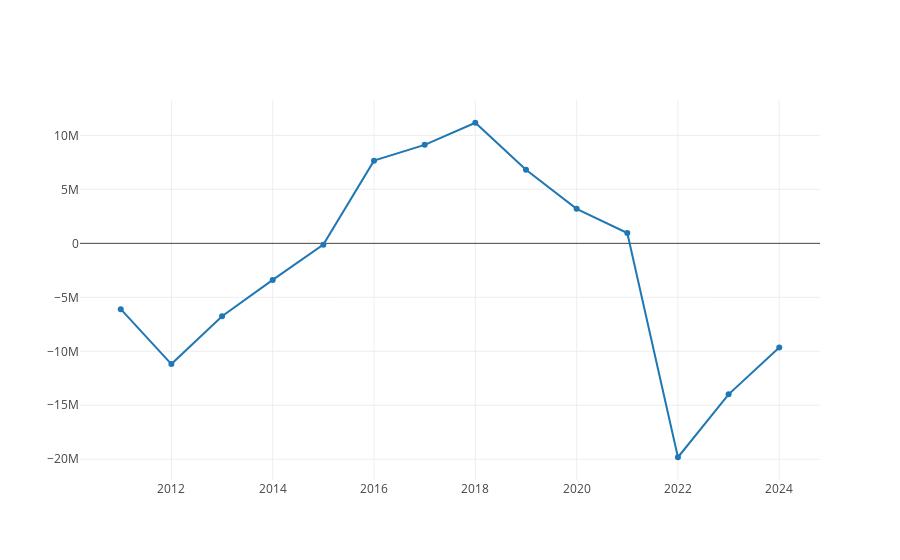

Write notebook code for a chart like this one.
### Code cell
def analisisSaldo (df: DataFrame): Unit = { 
    //Saldo internacional
    val sumaSaldo = df
      .filter(date_format(col("FechaCompleta"), "yyyy") =!= "2010") 
      .filter($"Tipo" === "Saldo I. internacionales") //Energia importada o exportada
      .groupBy(date_format(col("FechaCompleta"), "yyyy").as("Año"))
      //.groupBy(lit("Generación total").as("Tipo")) // Agrupar bajo el nombre "Generación total"
      .agg(sum("Valor").as("Valor total"))
      .orderBy($"Año")
      .withColumn("Valor total millones MWh", round(col("Valor total") / 1e6, 2))
    sumaSaldo.show()
    
    //Dibujar gráfico
    val fechas = sumaSaldo.select("Año").as[String].collect.toSeq
    val valorSaldo = sumaSaldo.select("Valor Total").as[Double].collect.toSeq
    val saldoPorAño = Scatter(fechas, valorSaldo, name = "Producción Total")

    val data = Seq(saldoPorAño)
    plot(data)
}
analisisSaldo(dataFrameBalance)

### Figure 1 — Plotly figure (JSON) as saved in the notebook; plotly's stock layout.template omitted (floating-point values rounded to 4 significant figures)
{"data": [{"name": "Producción Total", "type": "scatter", "x": ["2011", "2012", "2013", "2014", "2015", "2016", "2017", "2018", "2019", "2020", "2021", "2022", "2023", "2024"], "y": [-6098000.0, -11180000.0, -6751000.0, -3386000.0, -119700.0, 7663000.0, 9123000.0, 11170000.0, 6822000.0, 3200000.0, 955300.0, -19810000.0, -13990000.0, -9647000.0]}], "layout": {"autosize": true, "xaxis": {"autorange": true, "range": [2010.0, 2025.0], "type": "linear"}, "yaxis": {"autorange": true, "range": [-22080000.0, 13440000.0], "type": "linear"}}}
